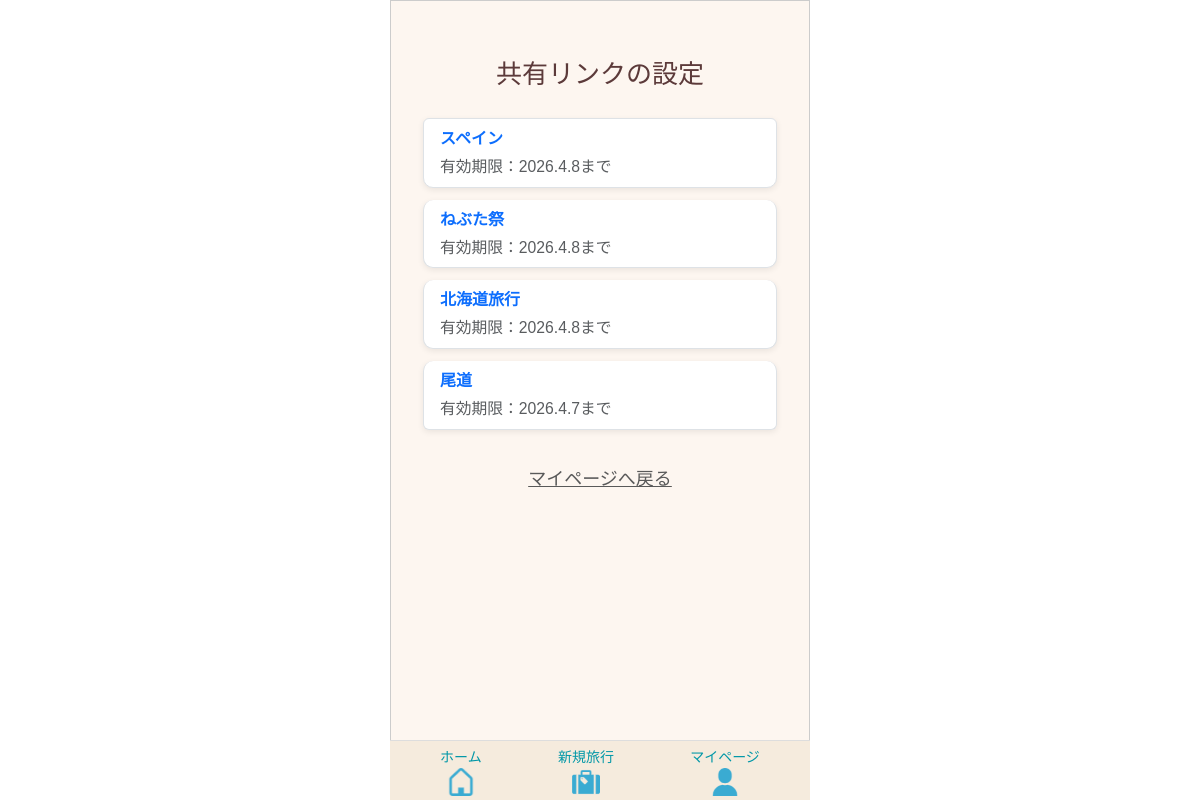
Page /tabipre/share/settings/ (signed in) on the earlier database version.
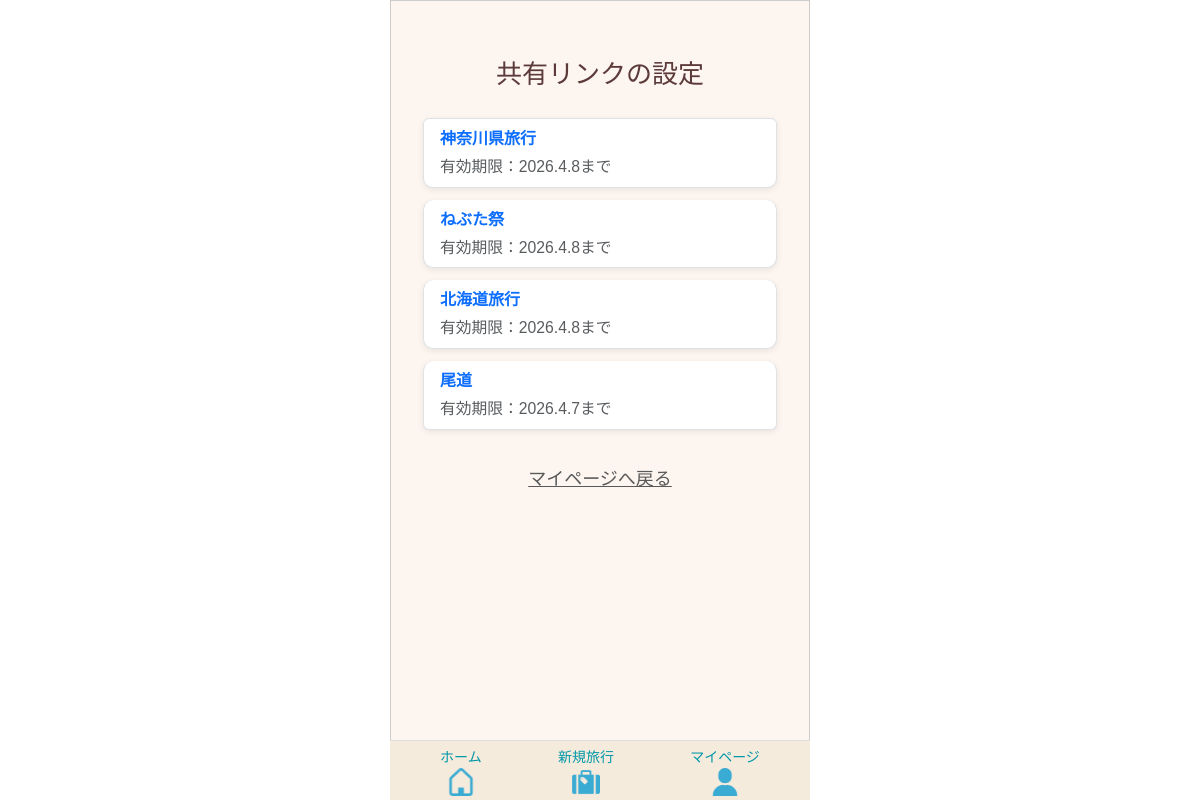
Same page on the later database version.
### app/models/link.py (models this page shows)
class Link(models.Model):
    class PermissionType(models.IntegerChoices):
        READ_ONLY    = 0, _("閲覧のみ")
        EDITABLE     = 1, _("編集可能")
    class ExpirationType(models.IntegerChoices):
        ONE_MONTH = 0, _("1か月間")
        AFTER_TRIP = 1, _("旅行終了日翌日")
        USER_INPUT = 2, _("ユーザー入力")
    template = models.ForeignKey(
        Template,
        on_delete=models.CASCADE,
        verbose_name=_("テンプレートID")
    )
    user = models.ForeignKey(
        settings.AUTH_USER_MODEL,
        on_delete=models.CASCADE,
        verbose_name=_("ユーザーID")
    )
    share_token = models.CharField(
        max_length=12,
        unique=True,
        verbose_name=_("共有トークン")
    )
    permission_type = models.IntegerField(
        choices=PermissionType.choices,
        default=PermissionType.READ_ONLY,
        verbose_name=_("編集権限")
    )
    expiration_type = models.IntegerField(
        choices=ExpirationType.choices,
        default=ExpirationType.ONE_MONTH,
        verbose_name=_("有効期限タイプ")
    )
    expiration_date = models.DateField(
         verbose_name=_("有効期限"),
         )
    created_at = models.DateTimeField(
         auto_now_add=True,
         verbose_name=_("作成日")
         )
    updated_at = models.DateTimeField(
        auto_now=True,
        verbose_name=_("更新日")
        )
    class Meta:
      verbose_name = _("共有リンク")
      verbose_name_plural = _("共有リンク")

### app/models/template.py (models this page shows, shortened)
class Template(models.Model):
    class SourceType(models.IntegerChoices):
        FROM_TRAVEL   = 0, _("旅行情報より作成")
        FROM_TEMPLATE = 1, _("既存テンプレートを反映")
    user = models.ForeignKey(
        settings.AUTH_USER_MODEL,
        on_delete=models.CASCADE,
        verbose_name=_("ユーザーID")
    )
    travel_info = models.ForeignKey(
        Travel_info,
        on_delete=models.CASCADE,
        verbose_name=_("旅行情報ID")
    )
    source_type = models.IntegerField(
        choices=SourceType.choices,
        verbose_name=_("生成タイプ")
    )
    template_source = models.ForeignKey(
        "self",
        null=True,
        blank=True,
        on_delete=models.SET_NULL,
        verbose_name=_("テンプレート参照元"),
        related_name="derived_templates"
    )
    created_at = models.DateTimeField(
         auto_now_add=True,
         verbose_name=_("作成日")
         )
    updated_at = models.DateTimeField(
        auto_now=True,
        verbose_name=_("更新日")
        )
    class Meta:
      verbose_name = _("テンプレート")

### app/models/travel.py (models this page shows, shortened)
class Travel_info(models.Model):
    class StayType(models.IntegerChoices):
        DAY_TRIP = 0, _("日帰り")
        STAY     = 1, _("宿泊")
    class LocationType(models.IntegerChoices):
        DOMESTIC = 0, _("国内")
        OVERSEAS = 1, _("海外")
    class StatusType(models.IntegerChoices):
        NOT_DONE  = 0, _("未")
        COMPLETE  = 1, _("完")
        PROCESSED = 2, _("済")
    travel_info_id = models.AutoField(
        primary_key=True,
        verbose_name=_("旅行情報ID")
    )
    user = models.ForeignKey(
        settings.AUTH_USER_MODEL,
        on_delete=models.CASCADE,
        verbose_name=_("ユーザーID")
    )
    travel_title = models.CharField(
        max_length=100,
        verbose_name=_("旅行タイトル")
    )
    start_date = models.DateField(
        verbose_name=_("開始日")
    )
    end_date = models.DateField(
        verbose_name=_("終了日")
    )
    stay_type = models.IntegerField(
        choices=StayType.choices,
        verbose_name=_("宿泊タイプ")
    )
    location = models.IntegerField(
        choices=LocationType.choices,
        verbose_name=_("場所"),
    )
    memo = models.CharField(
        max_length=230,
        blank=True,
        verbose_name=_("メモ")
    )
    status = models.IntegerField(
        choices=StatusType.choices,
        default=0,
        verbose_name=_("ステータス")
    )
    transport = models.ManyToManyField(
        "Transport",
        through="Travelmode",
        verbose_name=_("交通手段")
    )
    created_at = models.DateTimeField(
        auto_now_add=True,
        verbose_name=_("作成日")
    )
    updated_at = models.DateTimeField(
       auto_now=True,
        verbose_name=_("更新日")
    )
    class Meta:
        verbose_name = _("旅行情報")
        verbose_name_plural = _("旅行情報")

### app/views/mypage/link.py (the view)
# urls.py: path('tabipre/share/settings/', share_settings, name='share_settings'),
@login_required
def share_settings(request):
    links = Link.objects.filter(user=request.user).order_by('-created_at')
    for link in links:
        if link.expiration_date:
            df = DateFormat(link.expiration_date)
            link.formatted_expiration = df.format('Y.n.j')
        relative_url = reverse("app:share_view", args=[link.share_token])
        link.absolute_url = request.build_absolute_uri(relative_url)
    return render(request, 'mypage/link_list.html', {
        'links': links
    })

### templates/mypage/link_list.html (shortened to what this page needs)
{% extends 'base.html' %}
{% load static %}
{% block extra_css %}
{{ block.super }}
<link rel="stylesheet" href="{% static 'tabipre/css/mypage/list_link.css' %}">
<link rel="stylesheet" href="{% static 'tabipre/css/mypage/mypage.css' %}">
{% endblock %}
{% block content %}
<div class="container mt-4">
    <div class="mb-4 sub-title">共有リンクの設定</div>
    {% if links %}
        <ul class="list-group mb-4">
            {% for link in links %}
                <li class="list-group-item">
                    <a href="#"
                       class="text-decoration-none d-block"
                       data-bs-toggle="modal"
                       data-bs-target="#shareLinkModal"
                       data-link-id="{{ link.id }}"
                       data-token="{{ link.share_token }}"
                       data-url="{{ link.absolute_url }}"
                       data-permission="{{ link.permission_type|add:0 }}"
                       data-expiration="{{ link.formatted_expiration }}"
                       data-title="{{ link.template.travel_info.travel_title }}"
                    >
                        <div class="fw-bold fs-6">
                            {{ link.template.travel_info.travel_title }}
                        </div>
                        <div class="text-muted small mt-1">
                            有効期限：{{ link.formatted_expiration }}まで
                        </div>
                    </a>
                </li>
            {% endfor %}
        </ul>
    {% else %}
        <p class="text-center text-muted mb-4">リンクはまだ登録されていません</p>
    {% endif %}
    <div class="text-center mb-5">
        <a href="{% url 'app:mypage' %}" class="back-link">
            マイページへ戻る
        </a>
    </div>
</div>
{% endblock %}

Differences in the rows shown:
removed Link: template.travel_info.travel_title "スペイン", formatted_expiration "2026.4.8"
added Link: template.travel_info.travel_title "神奈川県旅行", formatted_expiration "2026.4.8"
